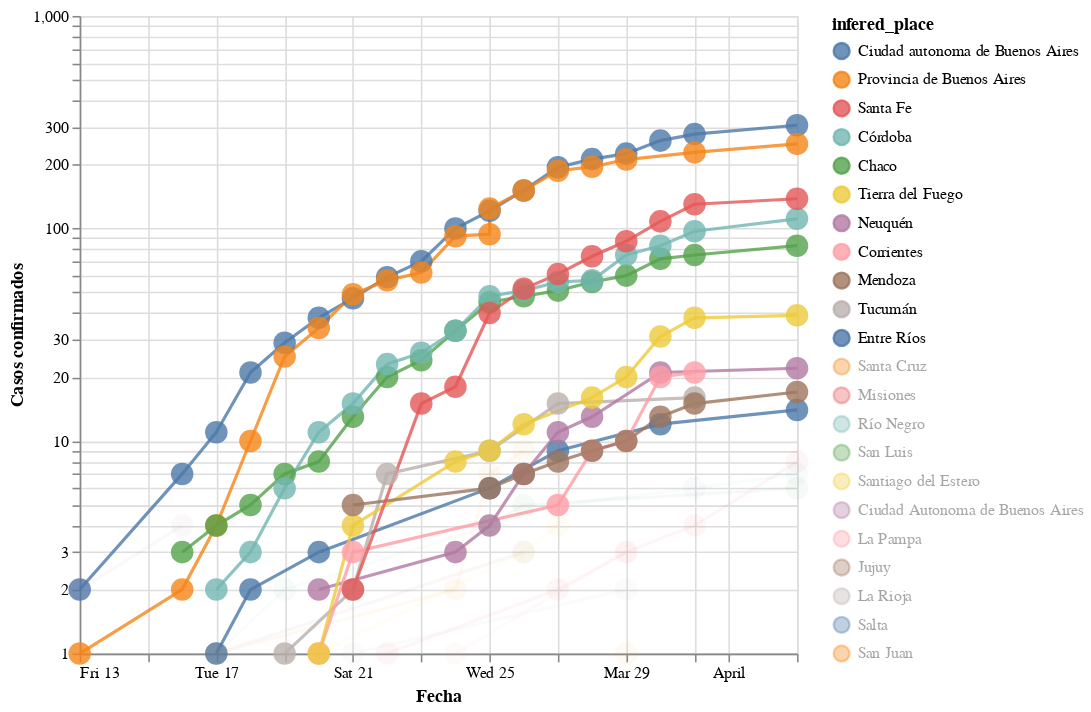

This figure's notebook cell:
### Markdown cell above
### Evolucion en el tiempo de la cantidad de casos totales

Nota de color: **Los graficos se actualizan solos!!**. Una vez por hora se corre el script que busca la data y arma los graficos via una [action de github](https://github.com/elsonidoq/covid-19-argentina/actions)

### Code cell
#hide_input
plot_evolution(cnt_by_place[cnt_by_place >=10].index.tolist())

### Figure 1 — Vega-Lite specification as saved in the notebook (floating-point values rounded to 4 significant figures; data arrays with more than 128 entries replaced by an {"elided": "..."} marker saying what was removed)
{"config": {"view": {"continuousWidth": 400, "continuousHeight": 300}, "point": {"size": 200}, "title": {"align": "center"}}, "data": {"name": "data-f40460365f97807aa5307521d92b00c9"}, "mark": {"type": "line", "point": true, "radius": 150}, "encoding": {"color": {"type": "nominal", "field": "infered_place", "sort": ["Ciudad autonoma de Buenos Aires", "Provincia de Buenos Aires", "Santa Fe", "Córdoba", "Chaco", "Tierra del Fuego", "Neuquén", "Corrientes", "Mendoza", "Tucumán", "Entre Ríos", "Santa Cruz", "Misiones", "Río Negro", "San Luis", "Santiago del Estero", "Ciudad Autonoma de Buenos Aires", "La Pampa", "Jujuy", "La Rioja", "Salta", "San Juan"]}, "opacity": {"condition": {"value": 0.8, "selection": "selector001"}, "value": 0.05}, "tooltip": [{"type": "nominal", "field": "place"}, {"type": "nominal", "field": "infered_place"}, {"type": "quantitative", "field": "infered_place_score"}, {"type": "quantitative", "field": "infected"}, {"type": "temporal", "field": "date"}, {"type": "nominal", "field": "acum"}, {"type": "quantitative", "field": "days_from_first_infection"}, {"type": "quantitative", "field": "cum_infected"}], "x": {"type": "temporal", "axis": {"title": "Fecha"}, "field": "date"}, "y": {"type": "quantitative", "axis": {"title": "Casos confirmados"}, "field": "cum_infected", "scale": {"type": "log"}}}, "height": 400, "selection": {"selector001": {"type": "multi", "fields": ["infered_place"], "bind": "legend", "init": [{"infered_place": "Ciudad autonoma de Buenos Aires"}, {"infered_place": "Provincia de Buenos Aires"}, {"infered_place": "Santa Fe"}, {"infered_place": "Córdoba"}, {"infered_place": "Chaco"}, {"infered_place": "Tierra del Fuego"}, {"infered_place": "Neuquén"}, {"infered_place": "Corrientes"}, {"infered_place": "Mendoza"}, {"infered_place": "Tucumán"}, {"infered_place": "Entre Ríos"}]}}, "width": 450, "$schema": "https://vega.github.io/schema/vega-lite/v4.8.1.json", "datasets": {"data-f40460365f97807aa5307521d92b00c9": {"elided": "157 records"}}}
